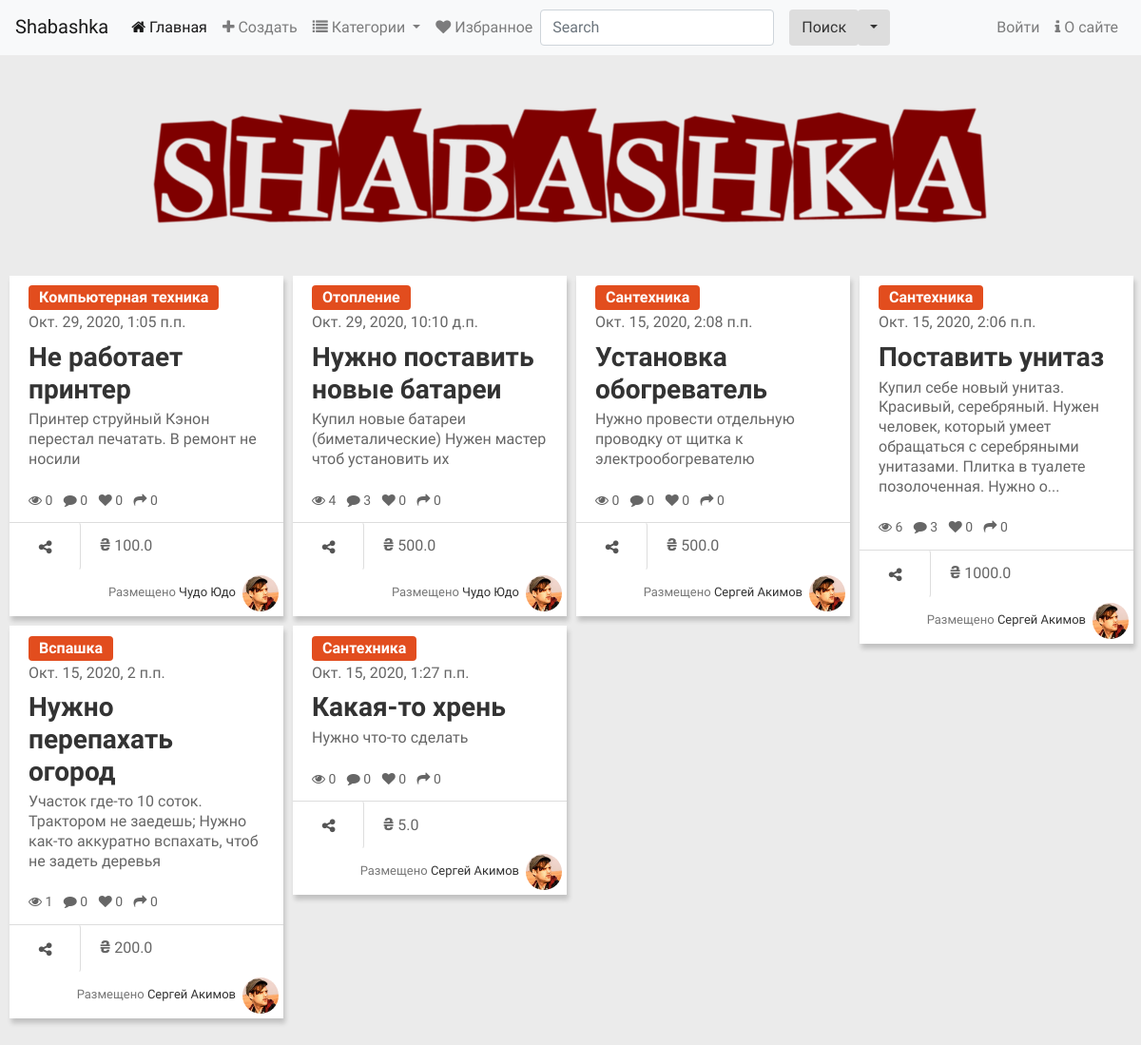
/, run on an earlier commit of the app's database.
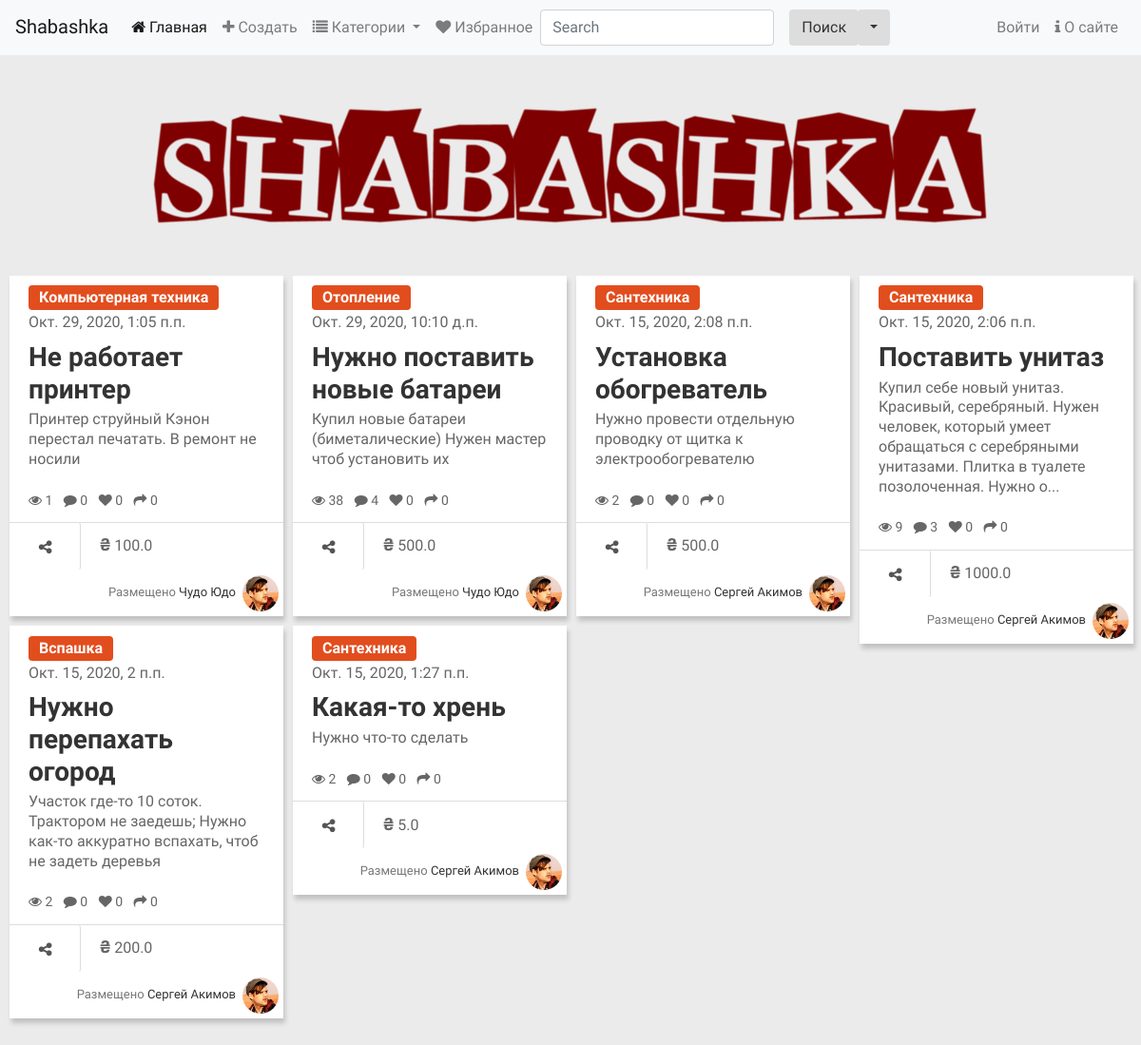
And on a later commit of the database.
### main/models.py (models this page shows, shortened)
class Offer(models.Model):
    STATUS = [
        ('n', 'Новое'),
        ('a', 'Принято'),
        ('d', 'Выполнено')
    ]
    category = models.ForeignKey(SubCategory, on_delete=models.PROTECT, verbose_name="Категория")
    title = models.CharField(max_length=40, verbose_name="Предложение")
    content = models.TextField(verbose_name="Описание")
    price = models.FloatField(default=0, verbose_name="Цена")
    image = models.ImageField(blank=True, upload_to=get_timestamp_path, verbose_name="Фото")
    author = models.ForeignKey(ShaUser, on_delete=models.CASCADE, verbose_name="Автор")
    is_active = models.BooleanField(default=True, db_index=True, verbose_name="Активное")
    created = models.DateTimeField(auto_now_add=True, db_index=True, verbose_name="Опубликовано" )
    reviews = models.IntegerField(default=0, verbose_name="Просмотров")
    shared = models.IntegerField(default=0, verbose_name="Поделились")
    status = models.CharField(max_length=1, default='n', null=True, blank=True, db_index=True, choices=STATUS, verbose_name="Статус")
    class Meta:
        verbose_name = "Предложение"
        verbose_name_plural = "Предложения"
        ordering = ["-created"]

class Category(models.Model):
    name = models.CharField(max_length=20, unique=True, db_index=True, verbose_name="Название")
    order = models.SmallIntegerField(default=0, db_index=True, verbose_name="Порядок")
    super_category = models.ForeignKey('SuperCategory', on_delete=models.PROTECT, null=True, blank=True,
                                        verbose_name="Надкатегория")

class ShaUser(AbstractUser):
    is_activated = models.BooleanField(default=True, db_index=True, verbose_name="Активирован")
    send_message = models.BooleanField(default=True, db_index=True, verbose_name="Отправлять оповещения?")
    location = models.ForeignKey(LocationSettelment, on_delete=models.SET_NULL, null=True, blank=True, verbose_name="Населенный пункт" )
    class Meta(AbstractUser.Meta):
        pass

### main/views.py (the view)
# urls.py: path('', views.index, name="index"),
def index(request):
    offers = Offer.objects.all()
    paginator = Paginator(offers, 30)
    if 'page' in request.GET:
        page_num = request.GET['page']
    else:
        page_num = 1
    page = paginator.get_page(page_num)
    context = {"offers": offers, "page": page}
    return render(request, "main/index.html", context)

### main/models.py (called while the page is built)
    def get_queryset(self):
        return super().get_queryset().filter(super_category__isnull=False)

### main/templatetags/custom_tags.py (called while the page is built)
@register.simple_tag()
def limit_text(content):
    if len(content) > 150:
        return content[:150] + '...'
    else:
        return content

### main/templates/main/index.html (shortened to what this page needs)
{% extends 'main/layout.html' %}
{% load static %}
{% load bootstrap4 %}
{% load custom_tags %}
{% block body %}
<header>
	<div class="logo">
	  <a href="index.html"><img src="{% static 'main/images/logo.png' %}"></a>
	</div>
  </header>
	<div id="page-content" class="index-page">
		<div id="container">
			{% for offer in offers %}
			<div class="item">
				<div class="content-item">
					{% url 'main:detail' category_pk=offer.category.pk pk=offer.pk as url %}
					<a href="{% url 'main:by_category' pk=offer.category.pk %}" class="btn btn-small btn-{{offer.category.super_category.order}}">{{offer.category.name}}</a>
					<div class="time"> {{offer.created}}</div>
					<h3 class="title-item"><a href="{{url}}{{all}}">{{offer.title}}</a></h3>
					<p class="info">{% limit_text offer.content %}</p>
					<ul class="list-inline">
						<li class="list-inline-item"><i class="fa fa-eye"></i> {{ offer.reviews }} </li>
						<li class="list-inline-item"><i class="fa fa-comment"></i> {{offer.comment_set.count}}</li>
						<li class="list-inline-item"><i class="fa fa-heart"></i>  0</li>
						<li class="list-inline-item"><i class="fa fa-share"></i> {{offer.shared}}</li>
					</ul>
				</div>
				<div class="bottom-item">
					<a href="#" class="btn btn-share share"><i class="fa fa-share-alt"></i> </a>
					<span class="mx-3"><span class="uah">&#8372</span> {{offer.price}}</span>
					<span class="user f-right">Размещено
						<a href="{% url 'main:profile_by_id' pk=offer.author.pk %}">
							{% if offer.author.first_name and offer.author.last_name %}
							{{offer.author.first_name}} {{offer.author.last_name}}
							{% else %}
							{{offer.author}}
							{% endif %}
						</a><img src="{% static 'main/images/ava-1.jpg' %}" class="rounded-circle"></span>
				</div>
			</div>
	{% endfor %}
	</div>
	</div>
{% endblock %}

### main/templates/main/layout.html (shortened to what this page needs)
{% load bootstrap4 %}
{% load static %}
<!DOCTYPE html>
<html lang="en">
<head>
	{% bootstrap_css %}
    <link rel="stylesheet" type="text/css" href="{% static 'main/css/style.css' %}">
  <link rel="stylesheet" href="https://maxcdn.bootstrapcdn.com/font-awesome/4.7.0/css/font-awesome.min.css">
	<link rel="stylesheet" href="{% static 'main/css/lightbox.css' %}">
</head>
<body>
    {% block navbar %}
    <nav class="navbar navbar-expand-lg navbar-light bg-light">
      <a class="navbar-brand" href="#">Shabashka</a>
      <div class="collapse navbar-collapse" id="navbarNavDropdown">
        {% with url_name=request.resolver_match.url_name %}
        <ul class="navbar-nav">
          <li class="nav-item {% if url_name == 'index' %} active {% endif %}">
            <a class="nav-link" href="{% url 'main:index' %}"><i class="fa fa-home"></i> Главная <span class="sr-only">(current)</span></a>
          </li>
          <li class="nav-item {% if url_name == 'add_new_offer' %} active {% endif %}">
            <a class="nav-link" href="{% url 'main:add_new_offer' %}"><i class="fa fa-plus"></i> Создать</a>
          </li>
          <li class="nav-item dropdown {% if url_name == 'by_category' %} active {% endif %}">
            <a class="nav-link dropdown-toggle" href="#" id="categories-dropdown" role="button" data-toggle="dropdown" aria-haspopup="true" aria-expanded="false">
              <i class="fa fa-list"></i> Категории
            </a>
          </li>
          <li class="nav-item {% if url_name == 'feedback' %} active {% endif %}">
              <a class="nav-link" href="#"><i class="fa fa-heart"></i> Избранное</a>
          </li>
          <form class="form-inline my-2 my-lg-0">
            {% if searchForm %}
            {% bootstrap_form searchForm show_label=False %}
            {% else %}
            <input class="form-control mr-sm-2" type="search" name="keyword" placeholder="Search" aria-label="Search">
            {% endif %}
            <div class="input-group">
            <button class="btn btn-search my-2 ml-2 my-sm-0" type="submit">Поиск</button>
            <button type="button" class="btn btn-search my-2 my-sm-0 dropdown-toggle dropdown-toggle-split" data-toggle="dropdown" aria-haspopup="true" aria-expanded="false">
            </button>
            </div>
          </form>
        </ul>
          <ul class="navbar-nav ml-auto">
          {% if user.is_authenticated %}
          <li class="nav-item dropdown {% if url_name == 'profile' %} active {% endif %}">
            <a class="nav-link dropdown-toggle" href="#" id="navbarDropdownMenuLink" role="button" data-toggle="dropdown" aria-haspopup="true" aria-expanded="false">
              <i class="fa fa-user"></i> Аккаунт
            </a>
            <div class="dropdown-menu" aria-labelledby="navbarDropdownMenuLink">
              <a class="dropdown-item" href="{% url 'main:profile' %}">Профиль</a>
              <a class="dropdown-item" href="{% url 'main:logout' %}">Выйти</a>
            </div>
          </li>
          {% else %}
            <li class="nav-item {% if url_name == 'login' %} active {% endif %}">
              <a class="nav-link" href="{% url 'main:login' %}">Войти</a>
            </li>
          {% endif %}
          <li class="nav-item {% if url_name == 'other' %} active {% endif %}">
            <a class="nav-link" href="{% url 'main:other' page='about' %}"><i class="fa fa-info"></i> О сайте</a>
          </li>
        </ul>
        {% endwith %}
      </div>
    </nav>
    {% endblock %}
    {% block body %}
    {% endblock %}
</body>
</html>

### main/static/main/css/style.css (style rules this page uses)
body { font-family: 'Ek Mukta', sans-serif;color: #666;background: #EBEBEB;font-size: 16px;line-height: 1.6em;font-weight: 400; }
html, body { width:100%; padding:0; }
html { -webkit-text-size-adjust: none; }
img { max-width:100%; height: auto;width: auto\9; }
h3 { font-size: 32px; }
h1,h2,h3,h4,h5,h6 { font-family: 'Roboto', sans-serif;font-weight: 600;color: #111; }
p { margin: 0 0 20px;line-height: 1.3; }
a { color: #333; -webkit-transition: all .2s ease-in-out; -moz-transition: all .2s ease-in-out; transition: all .2s ease-in-out; }
.f-right { float: right; }
header { text-align: center; }
.logo { margin: 40px 0; }
.index-page, .sub-page { margin: 20px 10px 60px; }
#page-content .item { background-color: #fff;width:220px;box-shadow: 2px 5px 5px 0 rgba(0, 0, 0, 0.18); }
#page-content .item img { padding: 0px;display: block;max-width: 100%; margin: 0 auto; }
#page-content .content-item { padding: 10px 20px; }
#page-content h3.title-item { font-family: 'Ek Mukta', sans-serif;font-size: 28px;margin: 7px 0 5px; }
#page-content .content-item ul { margin: 0;font-size: 14px; }
#page-content .bottom-item { border-top: 1px solid #ddd;min-height: 50px; }
#page-content .user { color: #777;font-size: 13px;line-height: 2.8;padding: 5px; }
#page-content .user img { width: 38px; height: 38px;float: right;display: inline-block;margin-left: 7px; }
.btn-small { color: #fff;padding: 0px 10px;font-weight: bold; }
.btn-share { font-weight: 500;color: #555;border-right: 1px solid #ddd;margin: 0;border-radius: none;height: 51px; width: 75px;margin-top: -1px;padding: 14px; }
.btn-search { color: #333333; background-color: #ddd; padding: 6px 12px; }
.btn-0 { background-color: #E24D1E; }
.uah { font-weight: bold; font-size: large; }

What changed in the data, as far as the page shows it:
changed Offer "Не работает принтер": reviews "0" → "1"
changed Offer "Нужно поставить новые батареи": reviews "4" → "38"; comment_set.count "3" → "4"
changed Offer "Установка обогреватель": reviews "0" → "2"
changed Offer "Поставить унитаз": reviews "6" → "9"
changed Offer "Нужно перепахать огород": reviews "1" → "2"
changed Offer "Какая-то хрень": reviews "0" → "2"
